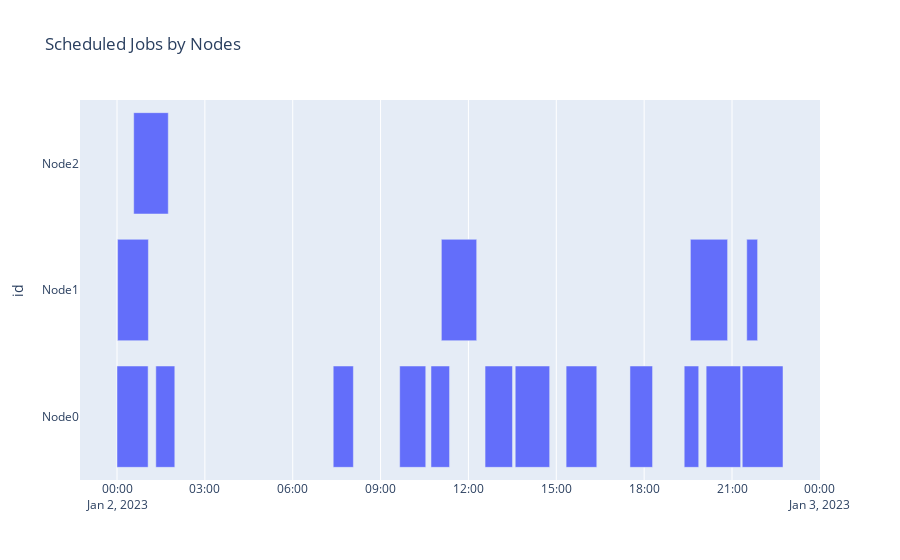
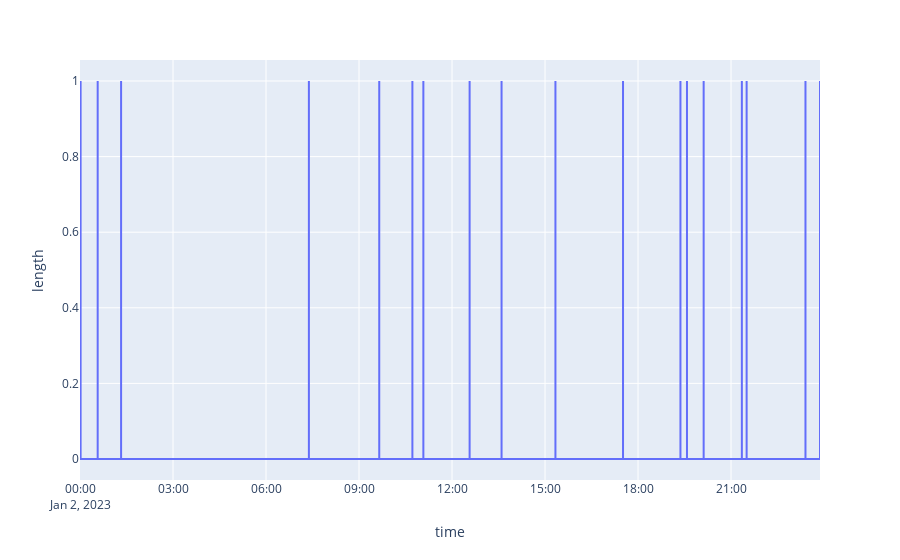

The notebook cell these images were saved under, in order:
### Code cell
compute_node_events = simulation_log.get('compute_node_events')
mapped_events = [{**event, **{'start': datetime.fromtimestamp(event.get('start')), 'end': datetime.fromtimestamp(event.get('end'))} } for event in compute_node_events]
df = simulation_log.get('compute_node_events')
fig = px.timeline(mapped_events, x_start='start', x_end='end', y='id', title='Scheduled Jobs by Nodes')
fig.show()

# We are also interested in the Queue Length, increasing length suggesting job starvation

queue_events = simulation_log.get('job_queue')
mapped_queue_events = [{**event, **{'time': datetime.fromtimestamp(event.get('time'))}} for event in queue_events]
queue_fig = px.line(mapped_queue_events, y='length', x='time', line_shape='hv')
queue_fig.show()

### Figure 1 — Plotly figure (JSON) as saved in the notebook; plotly's stock layout.template omitted (floating-point values rounded to 4 significant figures)
{"data": [{"alignmentgroup": "True", "base": ["2023-01-02T00:00:00", "2023-01-02T00:01:11.303985", "2023-01-02T00:34:12.538327", "2023-01-02T01:19:31.623215", "2023-01-02T07:22:59.534305", "2023-01-02T09:39:08.275096", "2023-01-02T10:43:18.116184", "2023-01-02T11:04:32.552336", "2023-01-02T12:34:04.542223", "2023-01-02T13:35:53.255407", "2023-01-02T15:20:08.898043", "2023-01-02T17:30:57.770969", "2023-01-02T19:22:05.303440", "2023-01-02T19:34:44.044555", "2023-01-02T20:07:02.011687", "2023-01-02T21:30:11.105536", "2023-01-02T21:20:57.826005"], "hovertemplate": "start=%{base}<br>end=%{x}<br>id=%{y}<extra></extra>", "legendgroup": "", "marker": {"color": "#636efa", "pattern": {"shape": ""}}, "name": "", "offsetgroup": "", "orientation": "h", "showlegend": false, "textposition": "auto", "type": "bar", "x": [3826000, 3789000, 4251000, 2333000, 2478000, 3206000, 2282000, 4341000, 3369000, 4233000, 3769000, 2776000, 1783000, 4574000, 4240000, 1334000, 5011000], "xaxis": "x", "y": ["Node0", "Node1", "Node2", "Node0", "Node0", "Node0", "Node0", "Node1", "Node0", "Node0", "Node0", "Node0", "Node0", "Node1", "Node0", "Node1", "Node0"], "yaxis": "y"}], "layout": {"barmode": "overlay", "legend": {"tracegroupgap": 0}, "title": {"text": "Scheduled Jobs by Nodes"}, "xaxis": {"anchor": "y", "domain": [0, 1], "type": "date"}, "yaxis": {"anchor": "x", "domain": [0, 1], "title": {"text": "id"}}}}

### Figure 2 — Plotly figure (JSON) as saved in the notebook; plotly's stock layout.template omitted (floating-point values rounded to 4 significant figures)
{"data": [{"hovertemplate": "time=%{x}<br>length=%{y}<extra></extra>", "legendgroup": "", "line": {"color": "#636efa", "dash": "solid", "shape": "hv"}, "marker": {"symbol": "circle"}, "mode": "lines", "name": "", "orientation": "v", "showlegend": false, "type": "scatter", "x": ["2023-01-02T00:00:00", "2023-01-02T00:00:00", "2023-01-02T00:01:11.303985", "2023-01-02T00:01:11.303985", "2023-01-02T00:34:12.538327", "2023-01-02T00:34:12.538327", "2023-01-02T01:19:31.623215", "2023-01-02T01:19:31.623215", "2023-01-02T07:22:59.534305", "2023-01-02T07:22:59.534305", "2023-01-02T09:39:08.275096", "2023-01-02T09:39:08.275096", "2023-01-02T10:43:18.116184", "2023-01-02T10:43:18.116184", "2023-01-02T11:04:32.552336", "2023-01-02T11:04:32.552336", "2023-01-02T12:34:04.542223", "2023-01-02T12:34:04.542223", "2023-01-02T13:35:53.255407", "2023-01-02T13:35:53.255407", "2023-01-02T15:20:08.898043", "2023-01-02T15:20:08.898043", "2023-01-02T17:30:57.770969", "2023-01-02T17:30:57.770969", "2023-01-02T19:22:05.303440", "2023-01-02T19:22:05.303440", "2023-01-02T19:34:44.044555", "2023-01-02T19:34:44.044555", "2023-01-02T20:07:02.011687", "2023-01-02T20:07:02.011687", "2023-01-02T21:20:57.826005", "2023-01-02T21:20:57.826005", "2023-01-02T21:30:11.105536", "2023-01-02T21:30:11.105536", "2023-01-02T23:24:04.087042", "2023-01-02T23:24:04.087042", "2023-01-02T23:52:11.351833", "2023-01-02T23:52:11.351833"], "xaxis": "x", "y": [1, 0, 1, 0, 1, 0, 1, 0, 1, 0, 1, 0, 1, 0, 1, 0, 1, 0, 1, 0, 1, 0, 1, 0, 1, 0, 1, 0, 1, 0, 1, 0, 1, 0, 1, 0, 1, 0], "yaxis": "y"}], "layout": {"legend": {"tracegroupgap": 0}, "margin": {"t": 60}, "xaxis": {"anchor": "y", "domain": [0, 1], "title": {"text": "time"}}, "yaxis": {"anchor": "x", "domain": [0, 1], "title": {"text": "length"}}}}
